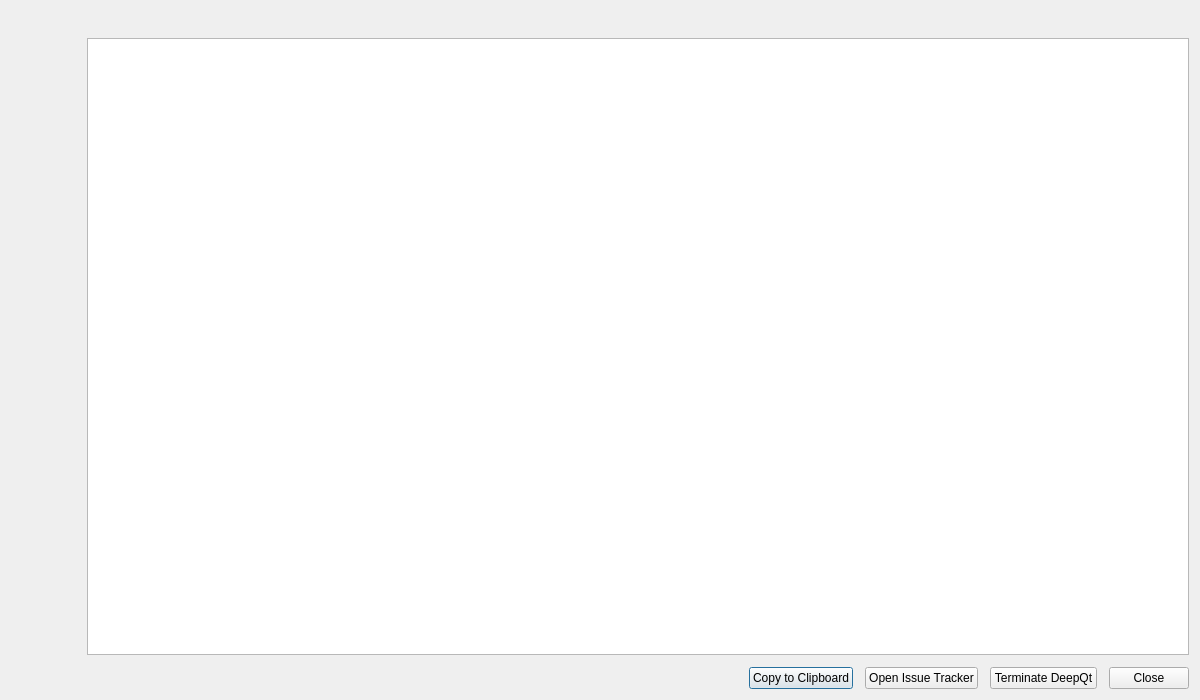
<?xml version="1.0" encoding="UTF-8"?>
<ui version="4.0">
 <class>ErrorDialog</class>
 <widget class="QDialog" name="ErrorDialog">
  <property name="geometry">
   <rect>
    <x>0</x>
    <y>0</y>
    <width>1200</width>
    <height>700</height>
   </rect>
  </property>
  <property name="windowTitle">
   <string notr="true">Dialog</string>
  </property>
  <layout class="QHBoxLayout" name="horizontalLayout_2">
   <property name="spacing">
    <number>12</number>
   </property>
   <property name="topMargin">
    <number>12</number>
   </property>
   <item>
    <layout class="QVBoxLayout" name="verticalLayout_2">
     <item>
      <widget class="QLabel" name="label_error_icon">
       <property name="sizePolicy">
        <sizepolicy hsizetype="Fixed" vsizetype="Fixed">
         <horstretch>0</horstretch>
         <verstretch>0</verstretch>
        </sizepolicy>
       </property>
       <property name="minimumSize">
        <size>
         <width>64</width>
         <height>64</height>
        </size>
       </property>
       <property name="maximumSize">
        <size>
         <width>64</width>
         <height>64</height>
        </size>
       </property>
       <property name="text">
        <string notr="true">&lt;error icon&gt;</string>
       </property>
      </widget>
     </item>
     <item>
      <spacer name="verticalSpacer">
       <property name="orientation">
        <enum>Qt::Vertical</enum>
       </property>
       <property name="sizeHint" stdset="0">
        <size>
         <width>20</width>
         <height>40</height>
        </size>
       </property>
      </spacer>
     </item>
    </layout>
   </item>
   <item>
    <layout class="QVBoxLayout" name="verticalLayout" stretch="0,0,0">
     <item>
      <widget class="QLabel" name="label_message">
       <property name="text">
        <string notr="true">&lt;error message&gt;</string>
       </property>
      </widget>
     </item>
     <item>
      <widget class="LogViewer" name="log_viewer"/>
     </item>
     <item>
      <layout class="QHBoxLayout" name="horizontalLayout">
       <item>
        <widget class="QLabel" name="label_name_hidden">
         <property name="text">
          <string notr="true">&lt;name was hidden&gt;</string>
         </property>
        </widget>
       </item>
       <item>
        <spacer name="horizontalSpacer">
         <property name="orientation">
          <enum>Qt::Horizontal</enum>
         </property>
         <property name="sizeHint" stdset="0">
          <size>
           <width>40</width>
           <height>20</height>
          </size>
         </property>
        </spacer>
       </item>
       <item>
        <widget class="QPushButton" name="pushButton_clipboard">
         <property name="text">
          <string>Copy to Clipboard</string>
         </property>
         <property name="icon">
          <iconset theme="edit-copy">
           <normaloff>.</normaloff>.</iconset>
         </property>
        </widget>
       </item>
       <item>
        <widget class="QPushButton" name="pushButton_open_issues">
         <property name="text">
          <string>Open Issue Tracker</string>
         </property>
         <property name="icon">
          <iconset theme="internet-services">
           <normaloff>.</normaloff>.</iconset>
         </property>
        </widget>
       </item>
       <item>
        <widget class="QPushButton" name="pushButton_kill">
         <property name="text">
          <string>Terminate DeepQt</string>
         </property>
         <property name="icon">
          <iconset theme="process-stop">
           <normaloff>.</normaloff>.</iconset>
         </property>
        </widget>
       </item>
       <item>
        <widget class="QPushButton" name="pushButton_close">
         <property name="text">
          <string>Close</string>
         </property>
         <property name="icon">
          <iconset theme="window-close">
           <normaloff>.</normaloff>.</iconset>
         </property>
        </widget>
       </item>
      </layout>
     </item>
    </layout>
   </item>
  </layout>
 </widget>
 <customwidgets>
  <customwidget>
   <class>LogViewer</class>
   <extends>QPlainTextEdit</extends>
   <header>deepqt.log_viewer</header>
  </customwidget>
 </customwidgets>
 <resources/>
 <connections/>
</ui>
